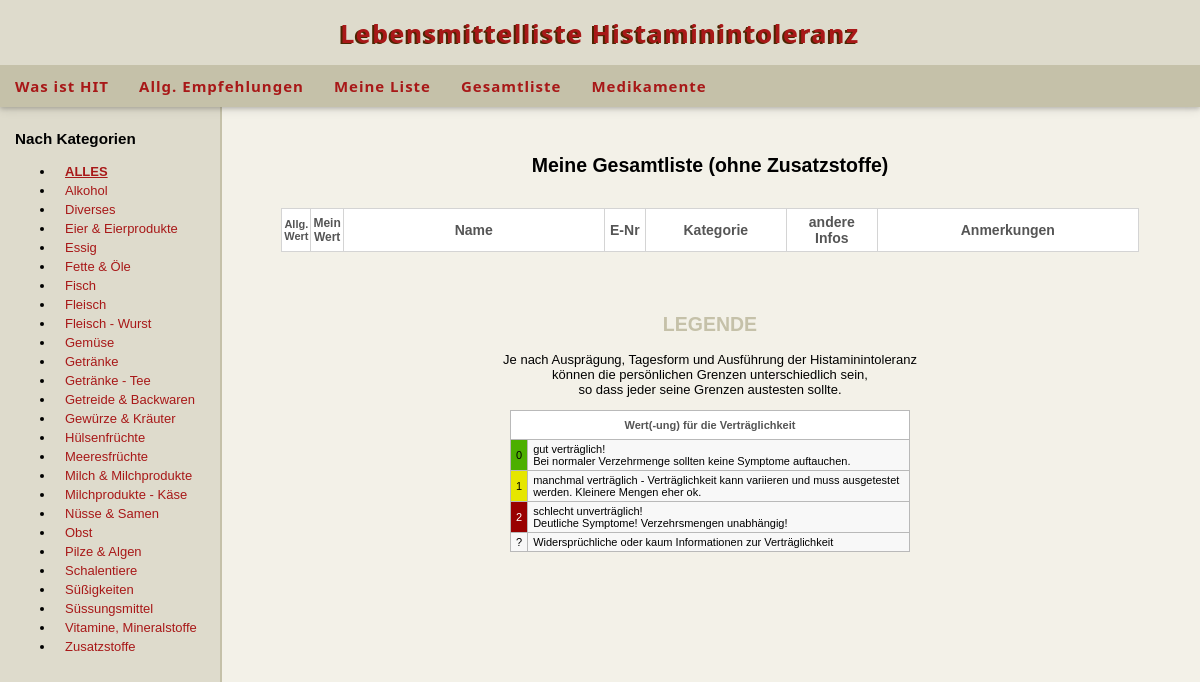
Page /save/mylist.php on the committed database.
### tables this page shows
CREATE TABLE `kategorie` (
  `KatID` int(3) NOT NULL,
  `KatName` varchar(100) NOT NULL
);

### save/mylist.php (the view, shortened to what this page needs)
<?php
require_once ("connect.php");
$katid = "";
if($katid=="") {
	$page_title = 'Meine Gesamtliste (ohne Zusatzstoffe) ';
}
$table_all = '<table class="list1" style="margin:auto;">
				  <tr>
					<th style="width:10px;font-weight:700;font-size:11px;padding:2px;" >Allg. Wert</th>
					<th style="width:10px;font-weight:700;font-size:12px;padding:2px;" >Mein Wert</th>
					<th style="width:250px;font-size:14px;font-weight:700;" >Name</th>
					<th style="width:30px;font-size:14px;font-weight:700;" >E-Nr</th>
					<th style="width:130px;font-size:14px;font-weight:700;" >Kategorie</th>
					<th style="width:80px;font-size:14px;font-weight:700;" >andere Infos</th>
					<th style="width:250px;font-size:14px;font-weight:700;" >Anmerkungen</th>
				  </tr>';
$table_kat = '<table class="list1" style="margin:auto;">
				  <tr>
					<th style="width:10px;font-weight:700;font-size:11px;padding:2px;" >Allg. Wert</th>
					<th style="width:10px;font-weight:700;font-size:12px;padding:2px;" >Mein Wert</th>
					<th style="width:250px;font-size:14px;font-weight:700;" >Name</th>
					<th style="width:80px;font-size:14px;font-weight:700;" >andere Infos</th>
					<th style="width:280px;font-size:14px;font-weight:700;" >Anmerkungen</th>
				  </tr>';
$table_zusatz = '<table class="list1" style="margin:auto;">
				  <tr>
					<th style="width:10px;font-weight:700;font-size:11px;padding:2px;" >Allg. Wert</th>
					<th style="width:10px;font-weight:700;font-size:12px;padding:2px;" >Mein Wert</th>
					<th style="width:290px;font-size:14px;font-weight:700;" >Name</th>
					<th style="width:30px;font-size:14px;font-weight:700;" >E-Nr</th>
					<th style="width:80px;font-size:14px;font-weight:700;" >andere Infos</th>
					<th style="width:300px;font-size:14px;font-weight:700;" >Anmerkungen</th>
				  </tr>';
$sql_get_kat_list =
	'SELECT *
	FROM kategorie';
$result_get_kat_list = mysqli_query($connect_hit, $sql_get_kat_list);
$kat_list = '<li> <a href="./mylist.php" style="font-weight:900;"> <u>ALLES</u> </a> </li>';
while($row_kat_list = mysqli_fetch_array($result_get_kat_list)) {
	$kat_list.= '<li> <a href="./mylist.php?katid='.$row_kat_list['KatID'].'">'.$row_kat_list['KatName'].'</a> </li>';
	}
if($katid == "") {
	$table_all.= '</table>';
}
?><!DOCTYPE html>
<html lang="en-US">
<head>
		<link rel="stylesheet" href="./style.css">
</head>
<body>
<div id='wrapper'>
	<div id='top'>
		<div id='toptext'>
			Lebensmittelliste Histaminintoleranz
		</div>
	</div>
	<div id='topnav' >
	  <div id='topnavinner' >
		<?php  require_once ("topnav.php"); ?>
	  </div>
	</div>
		<div id="sidenav" >
			<div id="sidenavinner">
				<h3 class="left" style="white-space: nowrap;"> Nach Kategorien </h3>
					<ul>
						<?php echo $kat_list; ?>
					</ul>
			</div>
		</div>
	<div class='w3-main' id='belowtopnav' style='margin-left:220px;'>
		<div>
			<div id='main'>
				<br>
				<h2><?php if (isset($page_title)) {echo $page_title;} ?></h2>
				<br>
				<?php
				if ($katid == "") {echo $table_all;}
				elseif ($katid == "26") {echo $table_zusatz;}
				else  {echo $table_kat;}
				?>
				<br>
				<br>
				<br>
				<h2 style="color:#c5c1a9;">LEGENDE</h2>
				<p > Je nach Ausprägung, Tagesform und Ausführung der Histaminintoleranz
				<br>können die persönlichen Grenzen unterschiedlich sein, <br>
				so dass jeder seine Grenzen austesten sollte.
				</p>
				<table class="list2" style="margin:auto;">
					<tr>
					 <td colspan="2"> Wert(-ung) für die Verträglichkeit</td>
					</tr>
					<tr>
					 <td style='background-color:#4caf00;font-weight:500;padding: 0px 3px;'> 0 </td>
					 <td style="text-align:left;" > gut verträglich! <br> Bei normaler Verzehrmenge sollten keine Symptome auftauchen.</td>
					</tr>
					<tr>
					 <td style='background-color:#e6e600;font-weight:500;'> 1 </td>
					 <td style="text-align:left;" > manchmal verträglich - Verträglichkeit kann variieren und muss ausgetestet werden. Kleinere Mengen eher ok. </td>
					</tr>
					<tr>
					 <td style='background-color:#990000;color:#ffffff;font-weight:500;'> 2 </td>
					 <td style="text-align:left;" > schlecht unverträglich!  <br> Deutliche Symptome!  Verzehrsmengen unabhängig!</td>
					</tr>
					<tr>
					 <td>?</td>
					 <td style="text-align:left;" > Widersprüchliche oder kaum Informationen zur Verträglichkeit </td>
					</tr>
				</table>
				<br>
			</div>
		</div>
	</div>
</div>
</body>
</html>

### save/style.css (style rules this page uses)
a ,a:visited { color:#a81818; }
html { background-color: #f1f1f1; min-height: 100%; height: 100%; font-family: Arial,sans-serif; font-size:13px; }
body { margin:0; padding:0; height: 100%; min-height: 100%; }
#wrapper { position:relative; min-height: 100%; background-color: #f3f1e8; background-position: center; background-repeat: no-repeat; background-size: cover; background-attachment: fixed; }
#top { position:relative; background-color:#ffffff; height:65px; line-height:50px; overflow:hidden; z-index:10; background-color:#dedbcc; background-position: center; background-repeat: no-repeat; background-size: cover; font-family: "Segoe UI",Arial,sans-serif; }
#topnav { width:100%; position:relative; z-index:2; background-color:#c5c1a9; padding:0; letter-spacing:1px; box-shadow: 0 2px 4px 0 rgba(0,0,0,0.16),0 2px 10px 0 rgba(0,0,0,0.12) !important; font-family: "Segoe UI",Arial,sans-serif; box-sizing: inherit; line-height: 1.5; font-size:15px; }
#belowtopnav { min-height: 400px; }
#sidenav { z-index:1; position:absolute; top:0; height:100%; width:220px; border-right:2px solid #c5c1a9; background-color:#dedbcc; }
#sidenavinner { padding-top:115px; padding-left:15px; background-color:transparent; width:200px; overflow-y:auto; overflow-x:hidden; }
#toptext { padding-top:8px; text-align:center; letter-spacing: 1.5px; font-size:25px; color:#a81818; text-shadow: -2px 1px #4b2602; font-weight: 700; }
#topnavinner { text-decoration:none !important; overflow: auto; box-sizing: inherit; }
#sidenavinner a { display:inline-block; padding:2px 10px; text-decoration:none; }
#main { padding:16px;transition:margin-left 0s;text-align:center; }
table.list1 { border-collapse:collapse; min-width:600px; max-width: 1000px; }
table.list1 tr:nth-child(odd) { background-color:#ffffff; }
table.list1 th { height:32px; background-repeat:no-repeat; background-position:center center; border:1px solid #d4d4d4; background-color:#ffffff; font-weight:normal; color:#555555; padding:5px; vertical-align:middle; }
table.list2 { border-collapse:collapse; background-color:#F8F8F8; font-size:11px; width: 400px; vertical-align:middle; }
table.list2 tr:nth-child(1) td { background-color:#ffffff; color:#555555; padding:8px; font-weight:700; }
table.list2 td { border:1px solid #b9b9b9; text-align:center; padding:3px 5px; vertical-align:middle; }

### rows in the picture
kategorie: KatName "Alkohol"
kategorie: KatName "Diverses"
kategorie: KatName "Eier & Eierprodukte"
kategorie: KatName "Essig"
kategorie: KatName "Fette & Öle"
kategorie: KatName "Fisch"
kategorie: KatName "Fleisch"
kategorie: KatName "Fleisch - Wurst"
kategorie: KatName "Gemüse"
kategorie: KatName "Getränke"
kategorie: KatName "Getränke - Tee"
kategorie: KatName "Getreide & Backwaren"
kategorie: KatName "Gewürze & Kräuter"
kategorie: KatName "Hülsenfrüchte"
kategorie: KatName "Meeresfrüchte"
kategorie: KatName "Milch & Milchprodukte"
kategorie: KatName "Milchprodukte - Käse"
kategorie: KatName "Nüsse & Samen"
kategorie: KatName "Obst"
kategorie: KatName "Pilze & Algen"
kategorie: KatName "Schalentiere"
kategorie: KatName "Süßigkeiten"
kategorie: KatName "Süssungsmittel"
kategorie: KatName "Vitamine, Mineralstoffe"
kategorie: KatName "Zusatzstoffe"

### other values in the picture
$page_title "Meine Gesamtliste (ohne Zusatzstoffe)"
